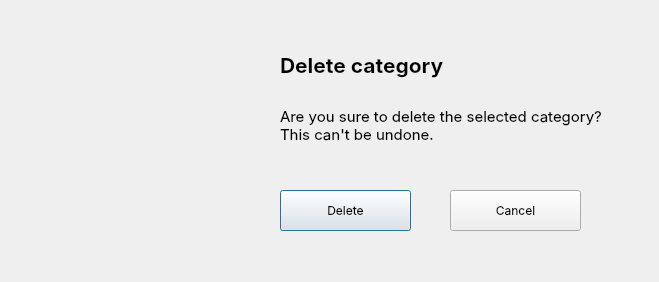
<?xml version="1.0" encoding="UTF-8"?>
<ui version="4.0">
 <class>Dialog</class>
 <widget class="QDialog" name="Dialog">
  <property name="geometry">
   <rect>
    <x>0</x>
    <y>0</y>
    <width>659</width>
    <height>282</height>
   </rect>
  </property>
  <property name="windowTitle">
   <string>Dialog</string>
  </property>
  <widget class="QLabel" name="label">
   <property name="geometry">
    <rect>
     <x>40</x>
     <y>40</y>
     <width>200</width>
     <height>200</height>
    </rect>
   </property>
   <property name="text">
    <string/>
   </property>
   <property name="pixmap">
    <pixmap>delete_warning.png</pixmap>
   </property>
   <property name="scaledContents">
    <bool>true</bool>
   </property>
  </widget>
  <widget class="QPushButton" name="delete_btn">
   <property name="geometry">
    <rect>
     <x>280</x>
     <y>190</y>
     <width>131</width>
     <height>41</height>
    </rect>
   </property>
   <property name="font">
    <font>
     <family>SF Pro Display</family>
     <pointsize>9</pointsize>
    </font>
   </property>
   <property name="text">
    <string>Delete</string>
   </property>
   <property name="default">
    <bool>false</bool>
   </property>
   <property name="flat">
    <bool>false</bool>
   </property>
  </widget>
  <widget class="QPushButton" name="pushButton_2">
   <property name="geometry">
    <rect>
     <x>450</x>
     <y>190</y>
     <width>131</width>
     <height>41</height>
    </rect>
   </property>
   <property name="font">
    <font>
     <family>SF Pro Display</family>
     <pointsize>9</pointsize>
    </font>
   </property>
   <property name="text">
    <string>Cancel</string>
   </property>
  </widget>
  <widget class="QLabel" name="label_2">
   <property name="geometry">
    <rect>
     <x>280</x>
     <y>30</y>
     <width>391</width>
     <height>71</height>
    </rect>
   </property>
   <property name="font">
    <font>
     <family>SF Pro Display</family>
     <pointsize>16</pointsize>
     <weight>75</weight>
     <bold>true</bold>
    </font>
   </property>
   <property name="text">
    <string>Delete category</string>
   </property>
  </widget>
  <widget class="QLabel" name="label_3">
   <property name="geometry">
    <rect>
     <x>280</x>
     <y>90</y>
     <width>391</width>
     <height>71</height>
    </rect>
   </property>
   <property name="font">
    <font>
     <family>SF Pro Display</family>
     <pointsize>11</pointsize>
     <weight>50</weight>
     <bold>false</bold>
    </font>
   </property>
   <property name="text">
    <string>&lt;html&gt;&lt;head/&gt;&lt;body&gt;&lt;p&gt;Are you sure to delete the selected category?&lt;br/&gt;This can't be undone.&lt;/p&gt;&lt;/body&gt;&lt;/html&gt;</string>
   </property>
  </widget>
 </widget>
 <resources/>
 <connections/>
</ui>
